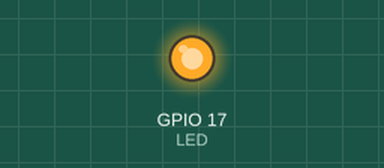
Recording of a sketch running on a simulated ESP32. Parts: output pins drawn as LEDs (lit = HIGH). I2S audio is not simulated (input reads silence); what the sketch prints to the serial monitor is not drawn.

Above: at 0.1 s.
Timing chart, 0 to 1.6 s (numbered marks = the images above):
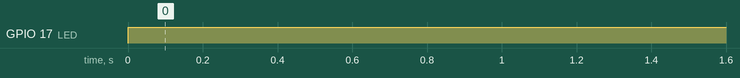

The sketch:

inmp441.ino
```cpp
#include <driver/i2s.h>

#define I2S_WS  25   // IO25
#define I2S_SD  27   // SCL
#define I2S_SCK 26   // IO26
#define LED 17  // IO17

void setup() {
  Serial.begin(115200);
  pinMode(LED, OUTPUT);
  const i2s_config_t i2s_config = {
    .mode = (i2s_mode_t)(I2S_MODE_MASTER | I2S_MODE_RX),
    .sample_rate = 16000,
    .bits_per_sample = I2S_BITS_PER_SAMPLE_32BIT,
    .channel_format = I2S_CHANNEL_FMT_ONLY_LEFT,
    .communication_format = I2S_COMM_FORMAT_I2S,
    .intr_alloc_flags = ESP_INTR_FLAG_LEVEL1,
    .dma_buf_count = 4,
    .dma_buf_len = 128,
    .use_apll = false,
    .tx_desc_auto_clear = false,
    .fixed_mclk = 0
  };

  const i2s_pin_config_t pin_config = {
    .bck_io_num = I2S_SCK,
    .ws_io_num = I2S_WS,
    .data_out_num = I2S_PIN_NO_CHANGE,
    .data_in_num = I2S_SD
  };

  i2s_driver_install(I2S_NUM_0, &i2s_config, 0, NULL);
  i2s_set_pin(I2S_NUM_0, &pin_config);
  i2s_set_clk(I2S_NUM_0, 16000, I2S_BITS_PER_SAMPLE_32BIT, I2S_CHANNEL_MONO);
}

void loop() {
  int32_t sample = 0;
  size_t bytes_read;

  i2s_read(I2S_NUM_0, &sample, sizeof(sample), &bytes_read, portMAX_DELAY);

  int16_t val = sample >> 14;
  Serial.print(val);
  Serial.print(",");
  Serial.print(5000);
  Serial.print(",");
  Serial.println(-5000);

  int output = abs(val) > 1500 ? 0 : 1;
  digitalWrite(LED, output);

  delay(1);
}
```

Measured:
- by itself, GPIO 17 (LED): LOW → HIGH at 0.00 s
